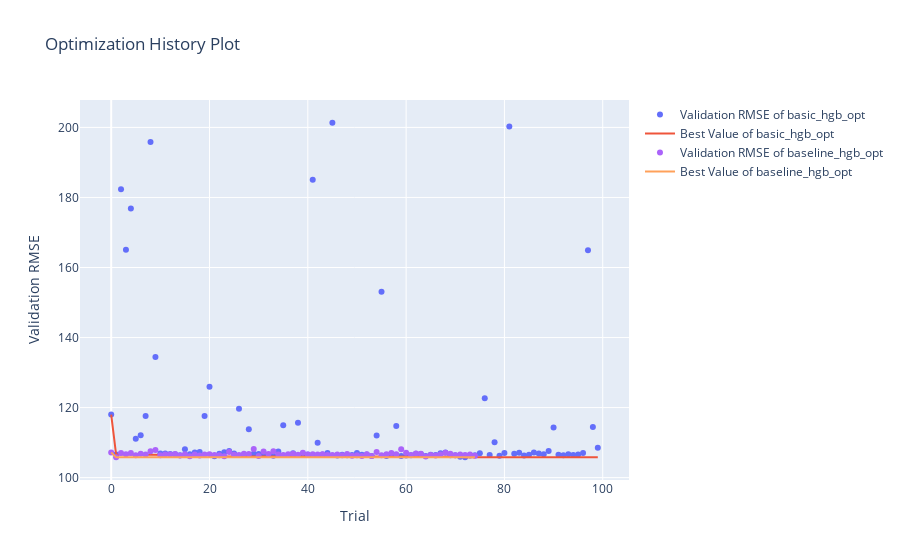

Notebook source saved alongside this figure:
### Markdown cell above
<details>
<summary>Click to reveal the answer</summary>

```python
optuna.visualization.plot_optimization_history(study=[study, study_w_baseline], target_name="Validation RMSE")

### Code cell
###
# YOUR CODE HERE: START
###

###
# YOUR CODE HERE: END
###
